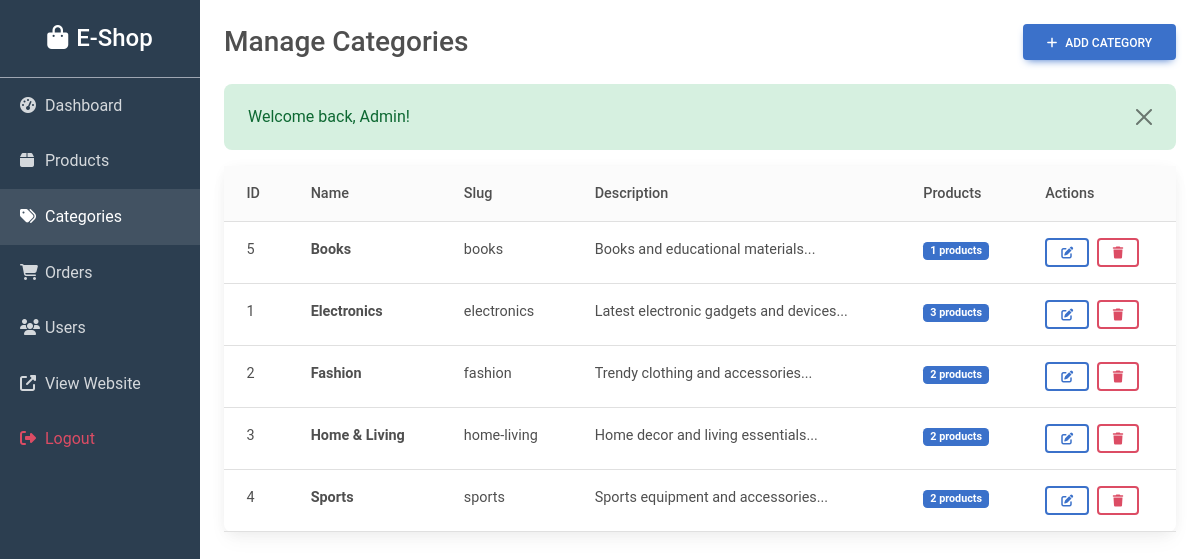
Screenshot of /admin/categories.php (signed in) with the database file from the repository.
### tables this page shows
CREATE TABLE IF NOT EXISTS categories (
    id INT AUTO_INCREMENT PRIMARY KEY,
    name VARCHAR(100) NOT NULL,
    slug VARCHAR(100) NOT NULL UNIQUE,
    description TEXT,
    image VARCHAR(255),
    status TINYINT DEFAULT 1,
    created_at TIMESTAMP DEFAULT CURRENT_TIMESTAMP
);

### admin/categories.php (the view, shortened to what this page needs)
<?php
require_once '../includes/db_connect.php';
$categories = $conn->query("SELECT * FROM categories WHERE status = 1 ORDER BY name");
?>
<!DOCTYPE html>
<html lang="en">
<head>
    <link href="https://cdnjs.cloudflare.com/ajax/libs/mdb-ui-kit/6.4.0/mdb.min.css" rel="stylesheet">
    <link href="https://cdnjs.cloudflare.com/ajax/libs/font-awesome/6.4.0/css/all.min.css" rel="stylesheet">
</head>
<body>
    <div class="container-fluid">
        <div class="row">
            <div class="col-md-3 col-lg-2 px-0 admin-sidebar">
                <div class="d-flex align-items-center justify-content-center py-4 border-bottom border-secondary">
                    <h4 class="text-white mb-0"><i class="fas fa-shopping-bag me-2"></i>E-Shop</h4>
                </div>
                <nav class="nav flex-column">
                    <a href="index.php" class="nav-link"><i class="fas fa-tachometer-alt"></i>Dashboard</a>
                    <a href="products.php" class="nav-link"><i class="fas fa-box"></i>Products</a>
                    <a href="categories.php" class="nav-link active"><i class="fas fa-tags"></i>Categories</a>
                    <a href="orders.php" class="nav-link"><i class="fas fa-shopping-cart"></i>Orders</a>
                    <a href="users.php" class="nav-link"><i class="fas fa-users"></i>Users</a>
                    <a href="../index.php" class="nav-link" target="_blank"><i class="fas fa-external-link-alt"></i>View Website</a>
                    <a href="../logout.php" class="nav-link text-danger"><i class="fas fa-sign-out-alt"></i>Logout</a>
                </nav>
            </div>
            <div class="col-md-9 col-lg-10 p-4">
                <div class="d-flex justify-content-between align-items-center mb-4">
                    <h3 class="mb-0">Manage Categories</h3>
                    <button type="button" class="btn btn-primary" data-mdb-toggle="modal" data-mdb-target="#categoryModal">
                        <i class="fas fa-plus me-2"></i>Add Category
                    </button>
                </div>
                <?php showFlashMessage(); ?>
                <div class="card">
                    <div class="card-body p-0">
                        <div class="table-responsive">
                            <table class="table table-hover mb-0">
                                <thead class="bg-light">
                                    <tr>
                                        <th>ID</th>
                                        <th>Name</th>
                                        <th>Slug</th>
                                        <th>Description</th>
                                        <th>Products</th>
                                        <th>Actions</th>
                                    </tr>
                                </thead>
                                <tbody>
                                    <?php while($category = $categories->fetch_assoc()):
                                        $productCount = $conn->query("SELECT COUNT(*) as count FROM products WHERE category_id = {$category['id']} AND status = 1")->fetch_assoc()['count'];
                                    ?>
                                    <tr>
                                        <td><?php echo $category['id']; ?></td>
                                        <td><strong><?php echo $category['name']; ?></strong></td>
                                        <td><?php echo $category['slug']; ?></td>
                                        <td><?php echo substr($category['description'], 0, 50); ?>...</td>
                                        <td><span class="badge bg-primary"><?php echo $productCount; ?> products</span></td>
                                        <td>
                                            <a href="categories.php?edit=<?php echo $category['id']; ?>" class="btn btn-sm btn-outline-primary me-1"><i class="fas fa-edit"></i></a>
                                            <a href="categories.php?delete=<?php echo $category['id']; ?>" class="btn btn-sm btn-outline-danger" onclick="return confirm('Are you sure? This will not delete associated products.')"><i class="fas fa-trash"></i></a>
                                        </td>
                                    </tr>
                                    <?php endwhile; ?>
                                </tbody>
                            </table>
                        </div>
                    </div>
                </div>
            </div>
        </div>
    </div>
</body>
</html>

### includes/db_connect.php (shortened to what this page needs)
<?php
function showFlashMessage() {
    if (isset($_SESSION['flash_message'])) {
        $type = $_SESSION['flash_type'] ?? 'info';
        echo '<div class="alert alert-' . $type . ' alert-dismissible fade show" role="alert">';
        echo $_SESSION['flash_message'];
        echo '<button type="button" class="btn-close" data-mdb-dismiss="alert" aria-label="Close"></button>';
        echo '</div>';
    }
}
?>

### admin/categories.php (style rules this page uses)
.admin-sidebar { min-height: 100vh; background: #2c3e50; }
.admin-sidebar .nav-link { color: rgba(255,255,255,0.8); padding: 15px 20px; }
.admin-sidebar .nav-link:hover, .admin-sidebar .nav-link.active { background: rgba(255,255,255,0.1); color: white; }
.admin-sidebar .nav-link i { width: 25px; }

### rows the page displays
categories: id "5", name "Books", slug "books", description "Books and educational materials", productCount "1"
categories: id "1", name "Electronics", slug "electronics", description "Latest electronic gadgets and devices", productCount "3"
categories: id "2", name "Fashion", slug "fashion", description "Trendy clothing and accessories"
categories: id "3", name "Home & Living", slug "home-living", description "Home decor and living essentials", productCount "2"
categories: id "4", name "Sports", slug "sports", description "Sports equipment and accessories", productCount "2"

### other values shown
$_SESSION['flash_message'] "Welcome back, Admin!"
